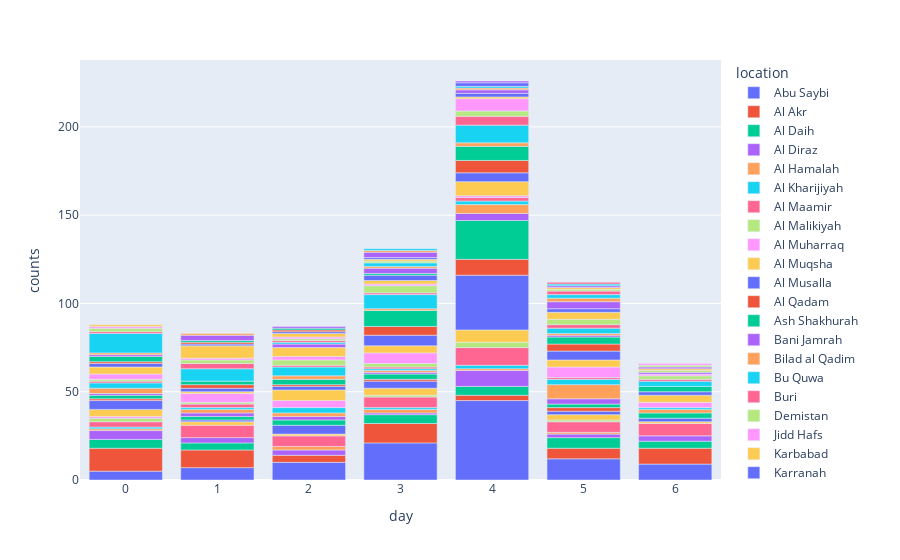

The notebook cell saved with this chart:
### Code cell
# As for the locations of the actual riots/protests, can see that
# there are actual temporal trends occuring with protests occuring
# more frequently in particular places across the days
fig = px.bar(
    true_df.assign(
        day = lambda x: x.date.dt.dayofweek
    ).groupby(['day', 'location']).size().reset_index(name = "counts"),
    x = "day",
    y = "counts",
    color = "location"
)

fig.show()

### Figure 1 — Plotly figure (JSON) as saved in the notebook; plotly's stock layout.template omitted (floating-point values rounded to 4 significant figures)
{"data": [{"alignmentgroup": "True", "hovertemplate": "location=Abu Saybi<br>day=%{x}<br>counts=%{y}<extra></extra>", "legendgroup": "Abu Saybi", "marker": {"color": "#636efa", "pattern": {"shape": ""}}, "name": "Abu Saybi", "offsetgroup": "Abu Saybi", "orientation": "v", "showlegend": true, "textposition": "auto", "type": "bar", "x": [0, 1, 2, 3, 4, 5, 6], "xaxis": "x", "y": [5, 7, 10, 21, 45, 12, 9], "yaxis": "y"}, {"alignmentgroup": "True", "hovertemplate": "location=Al Akr<br>day=%{x}<br>counts=%{y}<extra></extra>", "legendgroup": "Al Akr", "marker": {"color": "#EF553B", "pattern": {"shape": ""}}, "name": "Al Akr", "offsetgroup": "Al Akr", "orientation": "v", "showlegend": true, "textposition": "auto", "type": "bar", "x": [0, 1, 2, 3, 4, 5, 6], "xaxis": "x", "y": [13, 10, 4, 11, 3, 6, 9], "yaxis": "y"}, {"alignmentgroup": "True", "hovertemplate": "location=Al Daih<br>day=%{x}<br>counts=%{y}<extra></extra>", "legendgroup": "Al Daih", "marker": {"color": "#00cc96", "pattern": {"shape": ""}}, "name": "Al Daih", "offsetgroup": "Al Daih", "orientation": "v", "showlegend": true, "textposition": "auto", "type": "bar", "x": [0, 1, 3, 4, 5, 6], "xaxis": "x", "y": [5, 4, 5, 5, 6, 4], "yaxis": "y"}, {"alignmentgroup": "True", "hovertemplate": "location=Al Diraz<br>day=%{x}<br>counts=%{y}<extra></extra>", "legendgroup": "Al Diraz", "marker": {"color": "#ab63fa", "pattern": {"shape": ""}}, "name": "Al Diraz", "offsetgroup": "Al Diraz", "orientation": "v", "showlegend": true, "textposition": "auto", "type": "bar", "x": [0, 1, 2, 3, 4, 5, 6], "xaxis": "x", "y": [5, 3, 3, 1, 9, 2, 3], "yaxis": "y"}, {"alignmentgroup": "True", "hovertemplate": "location=Al Hamalah<br>day=%{x}<br>counts=%{y}<extra></extra>", "legendgroup": "Al Hamalah", "marker": {"color": "#FFA15A", "pattern": {"shape": ""}}, "name": "Al Hamalah", "offsetgroup": "Al Hamalah", "orientation": "v", "showlegend": true, "textposition": "auto", "type": "bar", "x": [0, 2, 3, 4, 5], "xaxis": "x", "y": [1, 2, 2, 1, 1], "yaxis": "y"}, {"alignmentgroup": "True", "hovertemplate": "location=Al Kharijiyah<br>day=%{x}<br>counts=%{y}<extra></extra>", "legendgroup": "Al Kharijiyah", "marker": {"color": "#19d3f3", "pattern": {"shape": ""}}, "name": "Al Kharijiyah", "offsetgroup": "Al Kharijiyah", "orientation": "v", "showlegend": true, "textposition": "auto", "type": "bar", "x": [0, 3, 4], "xaxis": "x", "y": [1, 1, 2], "yaxis": "y"}, {"alignmentgroup": "True", "hovertemplate": "location=Al Maamir<br>day=%{x}<br>counts=%{y}<extra></extra>", "legendgroup": "Al Maamir", "marker": {"color": "#FF6692", "pattern": {"shape": ""}}, "name": "Al Maamir", "offsetgroup": "Al Maamir", "orientation": "v", "showlegend": true, "textposition": "auto", "type": "bar", "x": [0, 1, 2, 3, 4, 5, 6], "xaxis": "x", "y": [3, 7, 6, 6, 10, 6, 7], "yaxis": "y"}, {"alignmentgroup": "True", "hovertemplate": "location=Al Malikiyah<br>day=%{x}<br>counts=%{y}<extra></extra>", "legendgroup": "Al Malikiyah", "marker": {"color": "#B6E880", "pattern": {"shape": ""}}, "name": "Al Malikiyah", "offsetgroup": "Al Malikiyah", "orientation": "v", "showlegend": true, "textposition": "auto", "type": "bar", "x": [0, 3, 4, 5], "xaxis": "x", "y": [2, 1, 3, 1], "yaxis": "y"}, {"alignmentgroup": "True", "hovertemplate": "location=Al Muharraq<br>day=%{x}<br>counts=%{y}<extra></extra>", "legendgroup": "Al Muharraq", "marker": {"color": "#FF97FF", "pattern": {"shape": ""}}, "name": "Al Muharraq", "offsetgroup": "Al Muharraq", "orientation": "v", "showlegend": true, "textposition": "auto", "type": "bar", "x": [0], "xaxis": "x", "y": [1], "yaxis": "y"}, {"alignmentgroup": "True", "hovertemplate": "location=Al Muqsha<br>day=%{x}<br>counts=%{y}<extra></extra>", "legendgroup": "Al Muqsha", "marker": {"color": "#FECB52", "pattern": {"shape": ""}}, "name": "Al Muqsha", "offsetgroup": "Al Muqsha", "orientation": "v", "showlegend": true, "textposition": "auto", "type": "bar", "x": [0, 1, 2, 3, 4, 5, 6], "xaxis": "x", "y": [4, 2, 1, 4, 7, 3, 1], "yaxis": "y"}, {"alignmentgroup": "True", "hovertemplate": "location=Al Musalla<br>day=%{x}<br>counts=%{y}<extra></extra>", "legendgroup": "Al Musalla", "marker": {"color": "#636efa", "pattern": {"shape": ""}}, "name": "Al Musalla", "offsetgroup": "Al Musalla", "orientation": "v", "showlegend": true, "textposition": "auto", "type": "bar", "x": [0, 1, 2, 3, 4, 5, 6], "xaxis": "x", "y": [5, 1, 5, 4, 31, 2, 2], "yaxis": "y"}, {"alignmentgroup": "True", "hovertemplate": "location=Al Qadam<br>day=%{x}<br>counts=%{y}<extra></extra>", "legendgroup": "Al Qadam", "marker": {"color": "#EF553B", "pattern": {"shape": ""}}, "name": "Al Qadam", "offsetgroup": "Al Qadam", "orientation": "v", "showlegend": true, "textposition": "auto", "type": "bar", "x": [0, 3, 4, 5], "xaxis": "x", "y": [1, 1, 9, 2], "yaxis": "y"}, {"alignmentgroup": "True", "hovertemplate": "location=Ash Shakhurah<br>day=%{x}<br>counts=%{y}<extra></extra>", "legendgroup": "Ash Shakhurah", "marker": {"color": "#00cc96", "pattern": {"shape": ""}}, "name": "Ash Shakhurah", "offsetgroup": "Ash Shakhurah", "orientation": "v", "showlegend": true, "textposition": "auto", "type": "bar", "x": [0, 1, 2, 3, 4, 5, 6], "xaxis": "x", "y": [2, 2, 3, 3, 22, 2, 3], "yaxis": "y"}, {"alignmentgroup": "True", "hovertemplate": "location=Bani Jamrah<br>day=%{x}<br>counts=%{y}<extra></extra>", "legendgroup": "Bani Jamrah", "marker": {"color": "#ab63fa", "pattern": {"shape": ""}}, "name": "Bani Jamrah", "offsetgroup": "Bani Jamrah", "orientation": "v", "showlegend": true, "textposition": "auto", "type": "bar", "x": [0, 1, 2, 3, 4, 5], "xaxis": "x", "y": [1, 2, 2, 1, 4, 3], "yaxis": "y"}, {"alignmentgroup": "True", "hovertemplate": "location=Bilad al Qadim<br>day=%{x}<br>counts=%{y}<extra></extra>", "legendgroup": "Bilad al Qadim", "marker": {"color": "#FFA15A", "pattern": {"shape": ""}}, "name": "Bilad al Qadim", "offsetgroup": "Bilad al Qadim", "orientation": "v", "showlegend": true, "textposition": "auto", "type": "bar", "x": [0, 1, 2, 3, 4, 5, 6], "xaxis": "x", "y": [3, 2, 2, 1, 5, 8, 2], "yaxis": "y"}, {"alignmentgroup": "True", "hovertemplate": "location=Bu Quwa<br>day=%{x}<br>counts=%{y}<extra></extra>", "legendgroup": "Bu Quwa", "marker": {"color": "#19d3f3", "pattern": {"shape": ""}}, "name": "Bu Quwa", "offsetgroup": "Bu Quwa", "orientation": "v", "showlegend": true, "textposition": "auto", "type": "bar", "x": [0, 1, 2, 3, 4, 5, 6], "xaxis": "x", "y": [3, 1, 3, 1, 2, 3, 1], "yaxis": "y"}, {"alignmentgroup": "True", "hovertemplate": "location=Buri<br>day=%{x}<br>counts=%{y}<extra></extra>", "legendgroup": "Buri", "marker": {"color": "#FF6692", "pattern": {"shape": ""}}, "name": "Buri", "offsetgroup": "Buri", "orientation": "v", "showlegend": true, "textposition": "auto", "type": "bar", "x": [0, 1, 3, 4, 5], "xaxis": "x", "y": [1, 2, 1, 2, 1], "yaxis": "y"}, {"alignmentgroup": "True", "hovertemplate": "location=Demistan<br>day=%{x}<br>counts=%{y}<extra></extra>", "legendgroup": "Demistan", "marker": {"color": "#B6E880", "pattern": {"shape": ""}}, "name": "Demistan", "offsetgroup": "Demistan", "orientation": "v", "showlegend": true, "textposition": "auto", "type": "bar", "x": [0, 1, 3], "xaxis": "x", "y": [1, 1, 2], "yaxis": "y"}, {"alignmentgroup": "True", "hovertemplate": "location=Jidd Hafs<br>day=%{x}<br>counts=%{y}<extra></extra>", "legendgroup": "Jidd Hafs", "marker": {"color": "#FF97FF", "pattern": {"shape": ""}}, "name": "Jidd Hafs", "offsetgroup": "Jidd Hafs", "orientation": "v", "showlegend": true, "textposition": "auto", "type": "bar", "x": [0, 1, 2, 3, 4, 5, 6], "xaxis": "x", "y": [3, 5, 4, 6, 1, 6, 3], "yaxis": "y"}, {"alignmentgroup": "True", "hovertemplate": "location=Karbabad<br>day=%{x}<br>counts=%{y}<extra></extra>", "legendgroup": "Karbabad", "marker": {"color": "#FECB52", "pattern": {"shape": ""}}, "name": "Karbabad", "offsetgroup": "Karbabad", "orientation": "v", "showlegend": true, "textposition": "auto", "type": "bar", "x": [0, 1, 2, 3, 4, 5, 6], "xaxis": "x", "y": [4, 1, 6, 4, 8, 4, 4], "yaxis": "y"}, {"alignmentgroup": "True", "hovertemplate": "location=Karranah<br>day=%{x}<br>counts=%{y}<extra></extra>", "legendgroup": "Karranah", "marker": {"color": "#636efa", "pattern": {"shape": ""}}, "name": "Karranah", "offsetgroup": "Karranah", "orientation": "v", "showlegend": true, "textposition": "auto", "type": "bar", "x": [0, 1, 2, 3, 4, 5, 6], "xaxis": "x", "y": [2, 2, 2, 6, 5, 5, 2], "yaxis": "y"}, {"alignmentgroup": "True", "hovertemplate": "location=Karzakkan<br>day=%{x}<br>counts=%{y}<extra></extra>", "legendgroup": "Karzakkan", "marker": {"color": "#EF553B", "pattern": {"shape": ""}}, "name": "Karzakkan", "offsetgroup": "Karzakkan", "orientation": "v", "showlegend": true, "textposition": "auto", "type": "bar", "x": [0, 1, 2, 3, 4, 5], "xaxis": "x", "y": [1, 2, 1, 5, 7, 4], "yaxis": "y"}, {"alignmentgroup": "True", "hovertemplate": "location=Manama<br>day=%{x}<br>counts=%{y}<extra></extra>", "legendgroup": "Manama", "marker": {"color": "#00cc96", "pattern": {"shape": ""}}, "name": "Manama", "offsetgroup": "Manama", "orientation": "v", "showlegend": true, "textposition": "auto", "type": "bar", "x": [0, 1, 2, 3, 4, 5, 6], "xaxis": "x", "y": [3, 2, 3, 9, 8, 4, 3], "yaxis": "y"}, {"alignmentgroup": "True", "hovertemplate": "location=Nabih Saleh<br>day=%{x}<br>counts=%{y}<extra></extra>", "legendgroup": "Nabih Saleh", "marker": {"color": "#ab63fa", "pattern": {"shape": ""}}, "name": "Nabih Saleh", "offsetgroup": "Nabih Saleh", "orientation": "v", "showlegend": true, "textposition": "auto", "type": "bar", "x": [0, 5], "xaxis": "x", "y": [1, 1], "yaxis": "y"}, {"alignmentgroup": "True", "hovertemplate": "location=Northern Sehla<br>day=%{x}<br>counts=%{y}<extra></extra>", "legendgroup": "Northern Sehla", "marker": {"color": "#FFA15A", "pattern": {"shape": ""}}, "name": "Northern Sehla", "offsetgroup": "Northern Sehla", "orientation": "v", "showlegend": true, "textposition": "auto", "type": "bar", "x": [0, 2, 3, 4, 5], "xaxis": "x", "y": [1, 2, 1, 2, 1], "yaxis": "y"}, {"alignmentgroup": "True", "hovertemplate": "location=Nuwaidrat<br>day=%{x}<br>counts=%{y}<extra></extra>", "legendgroup": "Nuwaidrat", "marker": {"color": "#19d3f3", "pattern": {"shape": ""}}, "name": "Nuwaidrat", "offsetgroup": "Nuwaidrat", "orientation": "v", "showlegend": true, "textposition": "auto", "type": "bar", "x": [0, 1, 2, 3, 4, 5, 6], "xaxis": "x", "y": [11, 7, 5, 8, 10, 3, 3], "yaxis": "y"}, {"alignmentgroup": "True", "hovertemplate": "location=Samahij<br>day=%{x}<br>counts=%{y}<extra></extra>", "legendgroup": "Samahij", "marker": {"color": "#FF6692", "pattern": {"shape": ""}}, "name": "Samahij", "offsetgroup": "Samahij", "orientation": "v", "showlegend": true, "textposition": "auto", "type": "bar", "x": [0, 1, 2, 3, 4, 5, 6], "xaxis": "x", "y": [1, 3, 1, 1, 5, 2, 1], "yaxis": "y"}, {"alignmentgroup": "True", "hovertemplate": "location=Sanabis<br>day=%{x}<br>counts=%{y}<extra></extra>", "legendgroup": "Sanabis", "marker": {"color": "#B6E880", "pattern": {"shape": ""}}, "name": "Sanabis", "offsetgroup": "Sanabis", "orientation": "v", "showlegend": true, "textposition": "auto", "type": "bar", "x": [0, 1, 2, 3, 4, 5, 6], "xaxis": "x", "y": [2, 2, 3, 4, 3, 3, 2], "yaxis": "y"}, {"alignmentgroup": "True", "hovertemplate": "location=Sar<br>day=%{x}<br>counts=%{y}<extra></extra>", "legendgroup": "Sar", "marker": {"color": "#FF97FF", "pattern": {"shape": ""}}, "name": "Sar", "offsetgroup": "Sar", "orientation": "v", "showlegend": true, "textposition": "auto", "type": "bar", "x": [0, 1, 2, 3, 4, 6], "xaxis": "x", "y": [1, 1, 2, 1, 7, 1], "yaxis": "y"}, {"alignmentgroup": "True", "hovertemplate": "location=Sitrah<br>day=%{x}<br>counts=%{y}<extra></extra>", "legendgroup": "Sitrah", "marker": {"color": "#FECB52", "pattern": {"shape": ""}}, "name": "Sitrah", "offsetgroup": "Sitrah", "orientation": "v", "showlegend": true, "textposition": "auto", "type": "bar", "x": [0, 1, 2, 3, 4, 5], "xaxis": "x", "y": [1, 7, 5, 2, 1, 4], "yaxis": "y"}, {"alignmentgroup": "True", "hovertemplate": "location=Barbar<br>day=%{x}<br>counts=%{y}<extra></extra>", "legendgroup": "Barbar", "marker": {"color": "#636efa", "pattern": {"shape": ""}}, "name": "Barbar", "offsetgroup": "Barbar", "orientation": "v", "showlegend": true, "textposition": "auto", "type": "bar", "x": [1, 3, 4, 5], "xaxis": "x", "y": [1, 3, 2, 2], "yaxis": "y"}, {"alignmentgroup": "True", "hovertemplate": "location=Jid Al-Haj<br>day=%{x}<br>counts=%{y}<extra></extra>", "legendgroup": "Jid Al-Haj", "marker": {"color": "#EF553B", "pattern": {"shape": ""}}, "name": "Jid Al-Haj", "offsetgroup": "Jid Al-Haj", "orientation": "v", "showlegend": true, "textposition": "auto", "type": "bar", "x": [1], "xaxis": "x", "y": [1], "yaxis": "y"}, {"alignmentgroup": "True", "hovertemplate": "location=Salmabad<br>day=%{x}<br>counts=%{y}<extra></extra>", "legendgroup": "Salmabad", "marker": {"color": "#00cc96", "pattern": {"shape": ""}}, "name": "Salmabad", "offsetgroup": "Salmabad", "orientation": "v", "showlegend": true, "textposition": "auto", "type": "bar", "x": [1, 3], "xaxis": "x", "y": [1, 1], "yaxis": "y"}, {"alignmentgroup": "True", "hovertemplate": "location=Southern Sehla<br>day=%{x}<br>counts=%{y}<extra></extra>", "legendgroup": "Southern Sehla", "marker": {"color": "#ab63fa", "pattern": {"shape": ""}}, "name": "Southern Sehla", "offsetgroup": "Southern Sehla", "orientation": "v", "showlegend": true, "textposition": "auto", "type": "bar", "x": [1, 2, 3, 4, 5, 6], "xaxis": "x", "y": [3, 2, 3, 2, 4, 1], "yaxis": "y"}, {"alignmentgroup": "True", "hovertemplate": "location=Wadiyan<br>day=%{x}<br>counts=%{y}<extra></extra>", "legendgroup": "Wadiyan", "marker": {"color": "#FFA15A", "pattern": {"shape": ""}}, "name": "Wadiyan", "offsetgroup": "Wadiyan", "orientation": "v", "showlegend": true, "textposition": "auto", "type": "bar", "x": [1, 3, 4, 5], "xaxis": "x", "y": [1, 1, 1, 2], "yaxis": "y"}, {"alignmentgroup": "True", "hovertemplate": "location=Aali<br>day=%{x}<br>counts=%{y}<extra></extra>", "legendgroup": "Aali", "marker": {"color": "#19d3f3", "pattern": {"shape": ""}}, "name": "Aali", "offsetgroup": "Aali", "orientation": "v", "showlegend": true, "textposition": "auto", "type": "bar", "x": [2, 3, 4, 5], "xaxis": "x", "y": [1, 2, 1, 2], "yaxis": "y"}, {"alignmentgroup": "True", "hovertemplate": "location=Al Dair<br>day=%{x}<br>counts=%{y}<extra></extra>", "legendgroup": "Al Dair", "marker": {"color": "#FF6692", "pattern": {"shape": ""}}, "name": "Al Dair", "offsetgroup": "Al Dair", "orientation": "v", "showlegend": true, "textposition": "auto", "type": "bar", "x": [2, 5], "xaxis": "x", "y": [1, 2], "yaxis": "y"}, {"alignmentgroup": "True", "hovertemplate": "location=Al Markh<br>day=%{x}<br>counts=%{y}<extra></extra>", "legendgroup": "Al Markh", "marker": {"color": "#B6E880", "pattern": {"shape": ""}}, "name": "Al Markh", "offsetgroup": "Al Markh", "orientation": "v", "showlegend": true, "textposition": "auto", "type": "bar", "x": [2, 3, 5, 6], "xaxis": "x", "y": [1, 1, 1, 1], "yaxis": "y"}, {"alignmentgroup": "True", "hovertemplate": "location=Manama - Adhari<br>day=%{x}<br>counts=%{y}<extra></extra>", "legendgroup": "Manama - Adhari", "marker": {"color": "#FF97FF", "pattern": {"shape": ""}}, "name": "Manama - Adhari", "offsetgroup": "Manama - Adhari", "orientation": "v", "showlegend": true, "textposition": "auto", "type": "bar", "x": [2], "xaxis": "x", "y": [1], "yaxis": "y"}, {"alignmentgroup": "True", "hovertemplate": "location=Manama - Ghuraifa<br>day=%{x}<br>counts=%{y}<extra></extra>", "legendgroup": "Manama - Ghuraifa", "marker": {"color": "#FECB52", "pattern": {"shape": ""}}, "name": "Manama - Ghuraifa", "offsetgroup": "Manama - Ghuraifa", "orientation": "v", "showlegend": true, "textposition": "auto", "type": "bar", "x": [2, 3, 5, 6], "xaxis": "x", "y": [2, 1, 1, 1], "yaxis": "y"}, {"alignmentgroup": "True", "hovertemplate": "location=Manama - Juffair<br>day=%{x}<br>counts=%{y}<extra></extra>", "legendgroup": "Manama - Juffair", "marker": {"color": "#636efa", "pattern": {"shape": ""}}, "name": "Manama - Juffair", "offsetgroup": "Manama - Juffair", "orientation": "v", "showlegend": true, "textposition": "auto", "type": "bar", "x": [2, 3, 4], "xaxis": "x", "y": [1, 1, 2], "yaxis": "y"}, {"alignmentgroup": "True", "hovertemplate": "location=Maqabah<br>day=%{x}<br>counts=%{y}<extra></extra>", "legendgroup": "Maqabah", "marker": {"color": "#EF553B", "pattern": {"shape": ""}}, "name": "Maqabah", "offsetgroup": "Maqabah", "orientation": "v", "showlegend": true, "textposition": "auto", "type": "bar", "x": [2], "xaxis": "x", "y": [1], "yaxis": "y"}, {"alignmentgroup": "True", "hovertemplate": "location=Sanad<br>day=%{x}<br>counts=%{y}<extra></extra>", "legendgroup": "Sanad", "marker": {"color": "#00cc96", "pattern": {"shape": ""}}, "name": "Sanad", "offsetgroup": "Sanad", "orientation": "v", "showlegend": true, "textposition": "auto", "type": "bar", "x": [2], "xaxis": "x", "y": [1], "yaxis": "y"}, {"alignmentgroup": "True", "hovertemplate": "location=Tubli<br>day=%{x}<br>counts=%{y}<extra></extra>", "legendgroup": "Tubli", "marker": {"color": "#ab63fa", "pattern": {"shape": ""}}, "name": "Tubli", "offsetgroup": "Tubli", "orientation": "v", "showlegend": true, "textposition": "auto", "type": "bar", "x": [2, 3, 4, 5, 6], "xaxis": "x", "y": [1, 3, 1, 1, 1], "yaxis": "y"}, {"alignmentgroup": "True", "hovertemplate": "location=Dar Kulaib<br>day=%{x}<br>counts=%{y}<extra></extra>", "legendgroup": "Dar Kulaib", "marker": {"color": "#FFA15A", "pattern": {"shape": ""}}, "name": "Dar Kulaib", "offsetgroup": "Dar Kulaib", "orientation": "v", "showlegend": true, "textposition": "auto", "type": "bar", "x": [3], "xaxis": "x", "y": [1], "yaxis": "y"}, {"alignmentgroup": "True", "hovertemplate": "location=Shahrakkan<br>day=%{x}<br>counts=%{y}<extra></extra>", "legendgroup": "Shahrakkan", "marker": {"color": "#19d3f3", "pattern": {"shape": ""}}, "name": "Shahrakkan", "offsetgroup": "Shahrakkan", "orientation": "v", "showlegend": true, "textposition": "auto", "type": "bar", "x": [3, 5], "xaxis": "x", "y": [1, 1], "yaxis": "y"}, {"alignmentgroup": "True", "hovertemplate": "location=Sufala<br>day=%{x}<br>counts=%{y}<extra></extra>", "legendgroup": "Sufala", "marker": {"color": "#FF6692", "pattern": {"shape": ""}}, "name": "Sufala", "offsetgroup": "Sufala", "orientation": "v", "showlegend": true, "textposition": "auto", "type": "bar", "x": [5], "xaxis": "x", "y": [1], "yaxis": "y"}, {"alignmentgroup": "True", "hovertemplate": "location=Dry Dock Prison<br>day=%{x}<br>counts=%{y}<extra></extra>", "legendgroup": "Dry Dock Prison", "marker": {"color": "#B6E880", "pattern": {"shape": ""}}, "name": "Dry Dock Prison", "offsetgroup": "Dry Dock Prison", "orientation": "v", "showlegend": true, "textposition": "auto", "type": "bar", "x": [6], "xaxis": "x", "y": [1], "yaxis": "y"}, {"alignmentgroup": "True", "hovertemplate": "location=Jannusan<br>day=%{x}<br>counts=%{y}<extra></extra>", "legendgroup": "Jannusan", "marker": {"color": "#FF97FF", "pattern": {"shape": ""}}, "name": "Jannusan", "offsetgroup": "Jannusan", "orientation": "v", "showlegend": true, "textposition": "auto", "type": "bar", "x": [6], "xaxis": "x", "y": [1], "yaxis": "y"}], "layout": {"barmode": "relative", "legend": {"title": {"text": "location"}, "tracegroupgap": 0}, "margin": {"t": 60}, "xaxis": {"anchor": "y", "domain": [0, 1], "title": {"text": "day"}}, "yaxis": {"anchor": "x", "domain": [0, 1], "title": {"text": "counts"}}}}
